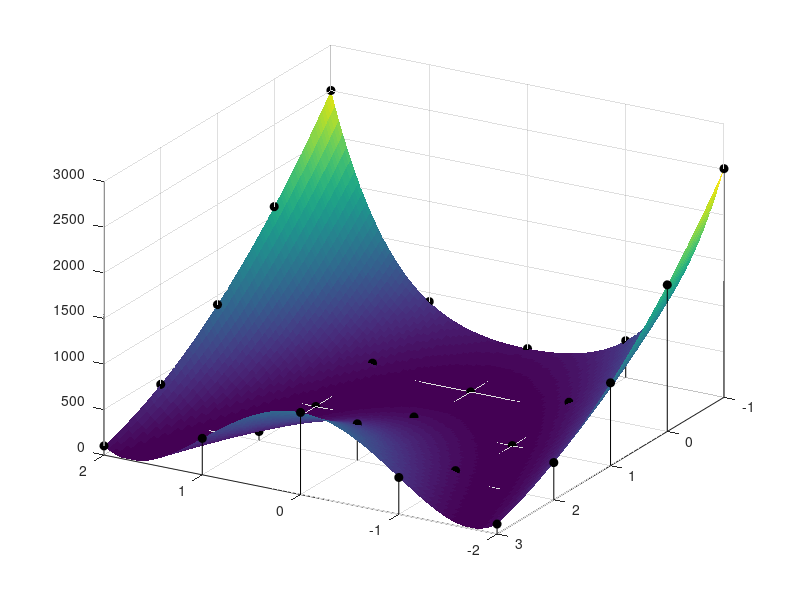

This chart was generated by the following MATLAB code: (Note: this script raises an error after producing the figure.)
% This file is part of the SPLINTER library.
% Copyright (C) 2012 Bjarne Grimstad (bjarne.grimstad@gmail.com).
%
% This Source Code Form is subject to the terms of the Mozilla Public
% License, v. 2.0. If a copy of the MPL was not distributed with this
% file, You can obtain one at http://mozilla.org/MPL/2.0/.

% Example where the Rosenbrock function is approximated
close all

% Rosenbrock function
rosenbrock = @(x,y) (1-x).^2 + 100*(y-x.^2).^2;

% Coarse grid for with sample points
N = 5;
x = linspace(-2,2,N);
y = linspace(-1,3,N);
[X,Y] = meshgrid(x,y);
Z = rosenbrock(X,Y);

% Fine grid for plotting and evaluation of errors
Nd = 20*N;
xd = linspace(-2,2,Nd);
yd = linspace(-1,3,Nd);
[Xd,Yd] = meshgrid(xd,yd);
Zd = rosenbrock(Xd,Yd);

% Plot function and sample points
figure
surf(Xd,Yd,Zd, 'EdgeColor','none','LineStyle','none')
hold on
stem3(X,Y,Z, 'color', 'black', 'MarkerSize', 6, 'MarkerEdgeColor', 'black', 'MarkerFaceColor','black')
hold off
zlim([0,3000]);
view(210, 30);

% Sample function
d = DataTable;
for xi = x
   for yi = y
      d.add_sample([xi yi], rosenbrock(xi,yi));
   end
end

% Build approximations
approximator1 = BSpline(d, BSplineType.Linear);
approximator3 = BSpline(d, BSplineType.Cubic);

% Evaluate approximations and compute errors
approx1 = zeros(Nd,Nd);
error1 = approx1;

approx3 = zeros(Nd,Nd);
error3 = approx3;

i=1;
for xi = xd
    j = 1;
    for yi = yd
        exact = rosenbrock(xi,yi);
        
        approx1(i,j) = approximator1.eval([xi yi]);
        error1(i,j) = (approx1(i,j) - exact);
        approx3(i,j) = approximator3.eval([xi yi]);
        error3(i,j) = (approx3(i,j) - exact);
        
        j = j+1;
    end
   i = i+1;
end

% Plot approximations
figure
surf(xd, yd, approx1', 'EdgeColor','none','LineStyle','none')
zlim([0,3000]);
view(210, 30);

figure
surf(xd, yd, approx3', 'EdgeColor','none','LineStyle','none')
zlim([0,3000]);
view(210, 30);

% Plot errors
figure
surf(xd, yd, abs(error1)', 'EdgeColor','none','LineStyle','none')
%zlim([0,3000]);
view(210, 30);

figure
surf(xd, yd, abs(error3)', 'EdgeColor','none','LineStyle','none')
%zlim([0,3000]);
view(210, 30);

% Compute absolute errors
disp('Max error with linear spline:');
abserror1 = max(max(abs(error1)));
abserror1

disp('Max error with cubic spline:');
abserror3 = max(max(abs(error3)));
abserror3

% Compute relative errors
rangef = abs(max(max(Zd)) - min(min(Zd)));

disp('Max relative error with linear spline:');
relerror1 = abserror1/rangef;
relerror1

disp('Max relative error with cubic spline:');
relerror3 = max(max(abs(error3)))/rangef;
relerror3
